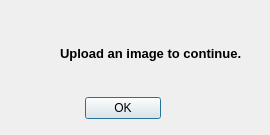
<?xml version="1.0" encoding="UTF-8"?>
<ui version="4.0">
 <class>errorDialog</class>
 <widget class="QDialog" name="errorDialog">
  <property name="geometry">
   <rect>
    <x>0</x>
    <y>0</y>
    <width>270</width>
    <height>135</height>
   </rect>
  </property>
  <property name="windowTitle">
   <string>Error</string>
  </property>
  <widget class="QDialogButtonBox" name="buttonBox">
   <property name="geometry">
    <rect>
     <x>85</x>
     <y>95</y>
     <width>76</width>
     <height>27</height>
    </rect>
   </property>
   <property name="standardButtons">
    <set>QDialogButtonBox::Ok</set>
   </property>
  </widget>
  <widget class="QLabel" name="label">
   <property name="geometry">
    <rect>
     <x>60</x>
     <y>23</y>
     <width>181</width>
     <height>61</height>
    </rect>
   </property>
   <property name="font">
    <font>
     <pointsize>10</pointsize>
     <weight>75</weight>
     <bold>true</bold>
    </font>
   </property>
   <property name="text">
    <string>Upload an image to continue.</string>
   </property>
  </widget>
  <widget class="QLabel" name="label_2">
   <property name="geometry">
    <rect>
     <x>5</x>
     <y>30</y>
     <width>45</width>
     <height>45</height>
    </rect>
   </property>
   <property name="text">
    <string/>
   </property>
  </widget>
 </widget>
 <resources/>
 <connections/>
</ui>
